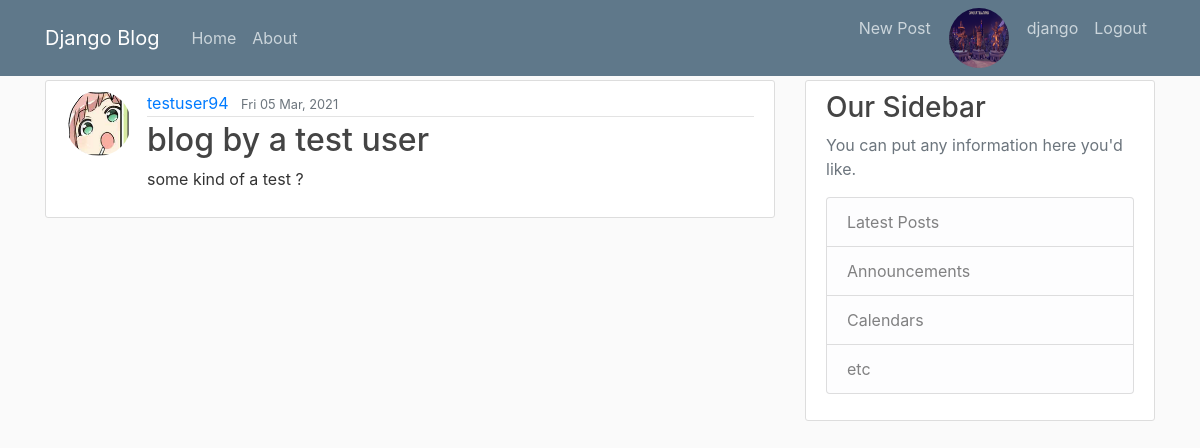
Page /post/16/ (signed in) on the committed database.
### users/models.py (models this page shows, shortened)
class Profile (models.Model):
    user = models.OneToOneField(User,on_delete=models.CASCADE)
    image = models.ImageField(default ='default.jpg', upload_to='profile_pics')

### blog/models.py (models this page shows, shortened)
class Post(models.Model):
    title = models.CharField(max_length=120)
    content = models.TextField()
    date_posted = models.DateTimeField( auto_now_add=True)
    author = models.ForeignKey(User, on_delete=models.CASCADE)

### blog/views.py (the view)
# urls.py: path('post/<int:pk>/', views.PostDetailView.as_view(), name='post-detail'),
class PostDetailView(DetailView):
    model = Post

### blog/templates/blog/post_detail.html (shortened to what this page needs)
{% extends 'blog/base.html'%}
{% block content %}
    <article class="media content-section">
        <img src="{{ object.author.profile.image.url }}" class="rounded-circle article-img" alt="user-image">
        <div class="media-body">
          <div class="article-metadata">
            <a class="mr-2" href="{% url 'user-posts' object.author.username %}">{{ object.author }}</a>
            <small class="text-muted">{{ object.date_posted|date:"D d M, Y"}}</small>
          </div>
          <h2 class="article-title"> {{ object.title }}</h2>
          <p class="article-content">{{ object.content }}</p>
        </div>
    </article>
{% endblock content %}

### blog/templates/blog/base.html (shortened to what this page needs)
{% load static %}
<html lang="en">
<head>
     <link rel="stylesheet" href="https://maxcdn.bootstrapcdn.com/bootstrap/4.0.0/css/bootstrap.min.css">
    <link rel="stylesheet" type="text/css" href="{% static 'blog/main.css' %}">
    </head>
</head>
<body>
    <header class="site-header">
      <nav class="navbar navbar-expand-md navbar-dark bg-steel fixed-top">
        <div class="container">
          <a class="navbar-brand mr-4" href="{% url 'blog-home'%}">Django Blog</a>
          <div class="collapse navbar-collapse" id="navbarToggle">
            <div class="navbar-nav mr-auto">
              <a class="nav-item nav-link" href="{% url 'blog-home'%}">Home</a>
              <a class="nav-item nav-link" href="{% url 'blog-about'%}">About</a>
            </div>
            <div class="navbar-nav">
            {% if user.is_authenticated %}
            <a class="nav-item nav-link" href="{% url 'post-create'%}">New Post</a>
            <img src="{{ user.profile.image.url }}" class="rounded-circle article-img nav-img" alt="user-image">
            <a class="nav-item nav-link" href="{% url 'profile'%}">{{ user.username }}</a>
            <a class="nav-item nav-link" href="{% url 'logout'%}">Logout</a>
            {% else %}
              <a class="nav-item nav-link" href="{% url 'login'%}">Login</a>
              <a class="nav-item nav-link" href="{% url 'register'%}">Register</a>
            {% endif %}
            </div>
          </div>
        </div>
      </nav>
    </header>
    <main role="main" class="container">
        <div class="row">
          <div class="col-md-8">
            {% block content %}
            {% endblock %}
          </div>
          <div class="col-md-4">
            <div class="content-section">
              <h3>Our Sidebar</h3>
              <p class='text-muted'>You can put any information here you'd like.
                <ul class="list-group">
                  <li class="list-group-item list-group-item-light">Latest Posts</li>
                  <li class="list-group-item list-group-item-light">Announcements</li>
                  <li class="list-group-item list-group-item-light">Calendars</li>
                  <li class="list-group-item list-group-item-light">etc</li>
                </ul>
              </p>
            </div>
          </div>
        </div>
      </main>
</body>
</html>

### blog/static/blog/main.css (style rules this page uses)
body { background: #fafafa; color: #333333; margin-top: 5rem; }
h1, h2, h3, h4, h5, h6 { color: #444444; }
ul { margin: 0; }
.bg-steel { background-color: #5f788a; }
.site-header .navbar-nav .nav-link { color: #cbd5db; }
.content-section { background: #ffffff; padding: 10px 20px; border: 1px solid #dddddd; border-radius: 3px; margin-bottom: 20px; }
.article-title { color: #444444; }
.article-content { white-space: pre-line; }
.article-img { height: 65px; width: 65px; margin-right: 16px; }
.article-metadata { padding-bottom: 1px; margin-bottom: 4px; border-bottom: 1px solid #e3e3e3 }
.nav-img { width: 60px; height: 60px; margin-left: 10px; margin-right: 10px; }

### rows in the picture
Post: author.profile.image (placeholder picture), author "testuser94", date_posted "Fri 05 Mar, 2021", title "blog by a test user", content "some kind of a test ?"

### other values in the picture
{{ user.username }} "django"
